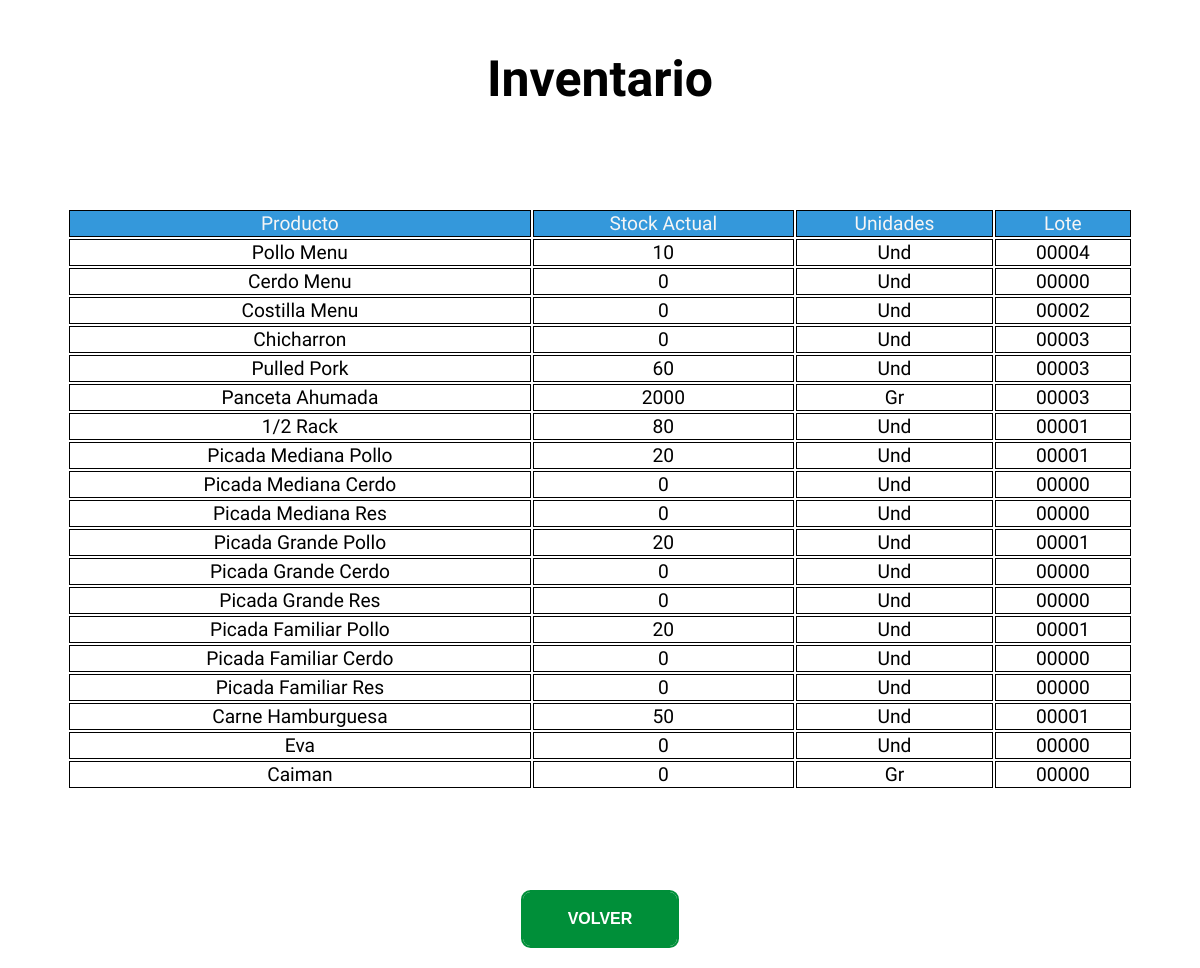
The app's page /inventario/ with its own data.
### produccion/models.py (models this page shows)
class Producto(models.Model):
    nombre = models.CharField(max_length=100)
    stock = models.PositiveIntegerField(default=0)
    unidades = models.CharField(max_length=3)
    precio = models.PositiveIntegerField(default=0)
    lote = models.PositiveIntegerField(default=0)

### produccion/views.py (the view)
# urls.py: path('inventario/', produccionViews.inventario, name='inventario'),
def inventario(request):
    maxZero = 6
    productos = Producto.objects.all()
    listaProductos = []
    for producto in productos:
       listaProductos.append({'nombre':producto.nombre,'stock':producto.stock,'und': producto.unidades,'lote':str(producto.lote).zfill(maxZero-len(str(producto.lote)))})
    return render(request, 'inventario.html', {'productos':listaProductos})

### produccion/templates/inventario.html (shortened to what this page needs)
<!DOCTYPE html>
<html lang="en">
    {% load static %}
<head>
    <link rel="stylesheet" href="{% static 'css/style.css' %}">
    <link rel="stylesheet" href="{% static 'css/styleVerOrdenes.css' %}">
    <link rel="stylesheet" href="{% static 'css/styleInventario.css' %}">
</head>
<body>
    <h1 class="centrarTextos"  id="tituloInventario">Inventario</h1>
    <div class="containerTablas divFlex">
            <table class="tablaVerOrdenes">
                <thead>
                    <tr>
                        <th class="thInventario">Producto</th>
                        <th class="thInventario">Stock Actual</th>
                        <th class="thInventario">Unidades</th>
                        <th class="thInventario">Lote</th>
                    </tr>
                </thead>
                <tbody>
                    {% for producto in productos %}
                        <tr>
                            <td class="centrarTextos tdInventario">{{ producto.nombre }}</td>
                            <td class="centrarTextos tdInventario">{{ producto.stock }}</td>
                            <td class="centrarTextos tdInventario">{{ producto.und }}</td>
                            <td class="centrarTextos tdInventario">{{ producto.lote }}</td>
                        </tr>
                    {% endfor %}
                </tbody>
            </table>
    </div>
    <div class="containerBtnOrdenes">
        <a class="btn third" id="btnVerde" href="{% url 'landing' %}">Volver</a>
    </div>
</body>
</html>

### core/static/css/style.css (style rules this page uses)
* { font-family: 'Crete Round', serif; }
.divFlex { display: flex; flex-direction: column; width: 80%; margin: 100px auto; gap: 15px; align-items: center; }
#btnVerde { border-color: #008f39; box-shadow: 0 0 40px 40px #008f39 inset, 0 0 0 0 #008f39; justify-content: center; }
.containerBtnOrdenes { width: fit-content; margin: 0px auto; text-align: center; }
.btn { box-sizing: border-box; -webkit-appearance: none; -moz-appearance: none; appearance: none; background-color: transparent; border: 2px solid #e74c3c; border-radius: 0.6em; color: #e74c3c; cursor: pointer; display: -webkit-box; display: -webkit-flex; display: -ms-flexbox; display: flex; -webkit-align-self: center; -ms-flex-item-align: center; align-self: center; font-size: 1rem; font-weight: 400; line-height: 1; margin: 20px; padding: 1.2em 2.8em; text-decoration: none; text-align: center; text-transform: uppercase; font-family: 'Montserrat', sans-serif; font-weight: 700; }
.third { border-color: #3498db; color: #fff; box-shadow: 0 0 40px 40px #3498db inset, 0 0 0 0 #3498db; -webkit-transition: all 150ms ease-in-out; transition: all 150ms ease-in-out; }

### produccion/static/css/styleVerOrdenes.css (style rules this page uses)
.tablaVerOrdenes { width: 90%; }
th { background-color: #90ee90; }
td,th { border: 1px solid #32cd32; }
.containerTablas { width: 100%; align-items: center; }
.centrarTextos { text-align: center; }

### produccion/static/css/styleInventario.css (style rules this page uses)
table { font-size: larger; }
#tituloInventario { margin-top: 50px; margin-bottom: 0px; font-size: 50px; }
.thInventario { background-color: #3498db; color: whitesmoke; font-weight: lighter; border: 1px solid black; }
.tdInventario { border: 1px solid black; }

### records on screen
Producto: nombre "Pollo Menu", und "Und"
Producto: nombre "Cerdo Menu", und "Und"
Producto: nombre "Costilla Menu", und "Und"
Producto: nombre "Chicharron", und "Und"
Producto: nombre "Pulled Pork", und "Und"
Producto: nombre "Panceta Ahumada", und "Gr"
Producto: nombre "1/2 Rack", und "Und"
Producto: nombre "Picada Mediana Pollo", und "Und"
Producto: nombre "Picada Mediana Cerdo", und "Und"
Producto: nombre "Picada Mediana Res", und "Und"
Producto: nombre "Picada Grande Pollo", und "Und"
Producto: nombre "Picada Grande Cerdo", und "Und"
Producto: nombre "Picada Grande Res", und "Und"
Producto: nombre "Picada Familiar Pollo", und "Und"
Producto: nombre "Picada Familiar Cerdo", und "Und"
Producto: nombre "Picada Familiar Res", und "Und"
Producto: nombre "Carne Hamburguesa", und "Und"
Producto: nombre "Eva", und "Und"
Producto: nombre "Caiman", und "Gr"

### other values on screen
{{ producto.stock }} "10" "0" "0" "0" "60" "2000" "80" "20" "0" "0" "20" "0" "0" "20" "0" "0" "50" "0" "0"
{{ producto.lote }} "00004" "00000" "00002" "00003" "00003" "00003" "00001" "00001" "00000" "00000" "00001" "00000" "00000" "00001" "00000" "00000" "00001" "00000" "00000"
